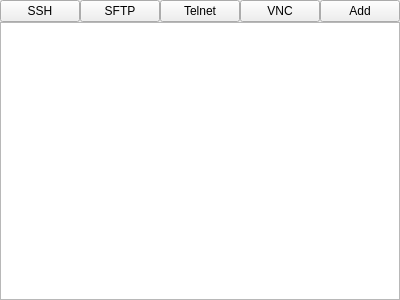
<?xml version="1.0" encoding="UTF-8"?>
<ui version="4.0">
 <class>QKxFilterListView</class>
 <widget class="QWidget" name="QKxFilterListView">
  <property name="geometry">
   <rect>
    <x>0</x>
    <y>0</y>
    <width>400</width>
    <height>300</height>
   </rect>
  </property>
  <property name="windowTitle">
   <string>Form</string>
  </property>
  <layout class="QVBoxLayout" name="verticalLayout">
   <property name="spacing">
    <number>0</number>
   </property>
   <property name="leftMargin">
    <number>0</number>
   </property>
   <property name="topMargin">
    <number>0</number>
   </property>
   <property name="rightMargin">
    <number>0</number>
   </property>
   <property name="bottomMargin">
    <number>0</number>
   </property>
   <item>
    <layout class="QHBoxLayout" name="panel">
     <item>
      <widget class="QPushButton" name="btnSSH">
       <property name="text">
        <string>SSH</string>
       </property>
      </widget>
     </item>
     <item>
      <widget class="QPushButton" name="btnSFTP">
       <property name="text">
        <string>SFTP</string>
       </property>
      </widget>
     </item>
     <item>
      <widget class="QPushButton" name="btnTelnet">
       <property name="text">
        <string>Telnet</string>
       </property>
      </widget>
     </item>
     <item>
      <widget class="QPushButton" name="btnVNC">
       <property name="text">
        <string>VNC</string>
       </property>
      </widget>
     </item>
     <item>
      <widget class="QPushButton" name="btnAdd">
       <property name="text">
        <string>Add</string>
       </property>
       <property name="icon">
        <iconset resource="woterm.qrc">
         <normaloff>../private/skins/black/add2.png</normaloff>../private/skins/black/add2.png</iconset>
       </property>
      </widget>
     </item>
     <item>
      <spacer name="horizontalSpacer">
       <property name="orientation">
        <enum>Qt::Horizontal</enum>
       </property>
       <property name="sizeHint" stdset="0">
        <size>
         <width>40</width>
         <height>20</height>
        </size>
       </property>
      </spacer>
     </item>
    </layout>
   </item>
   <item>
    <widget class="QListView" name="listView"/>
   </item>
  </layout>
 </widget>
 <resources>
  <include location="woterm.qrc"/>
 </resources>
 <connections/>
</ui>
